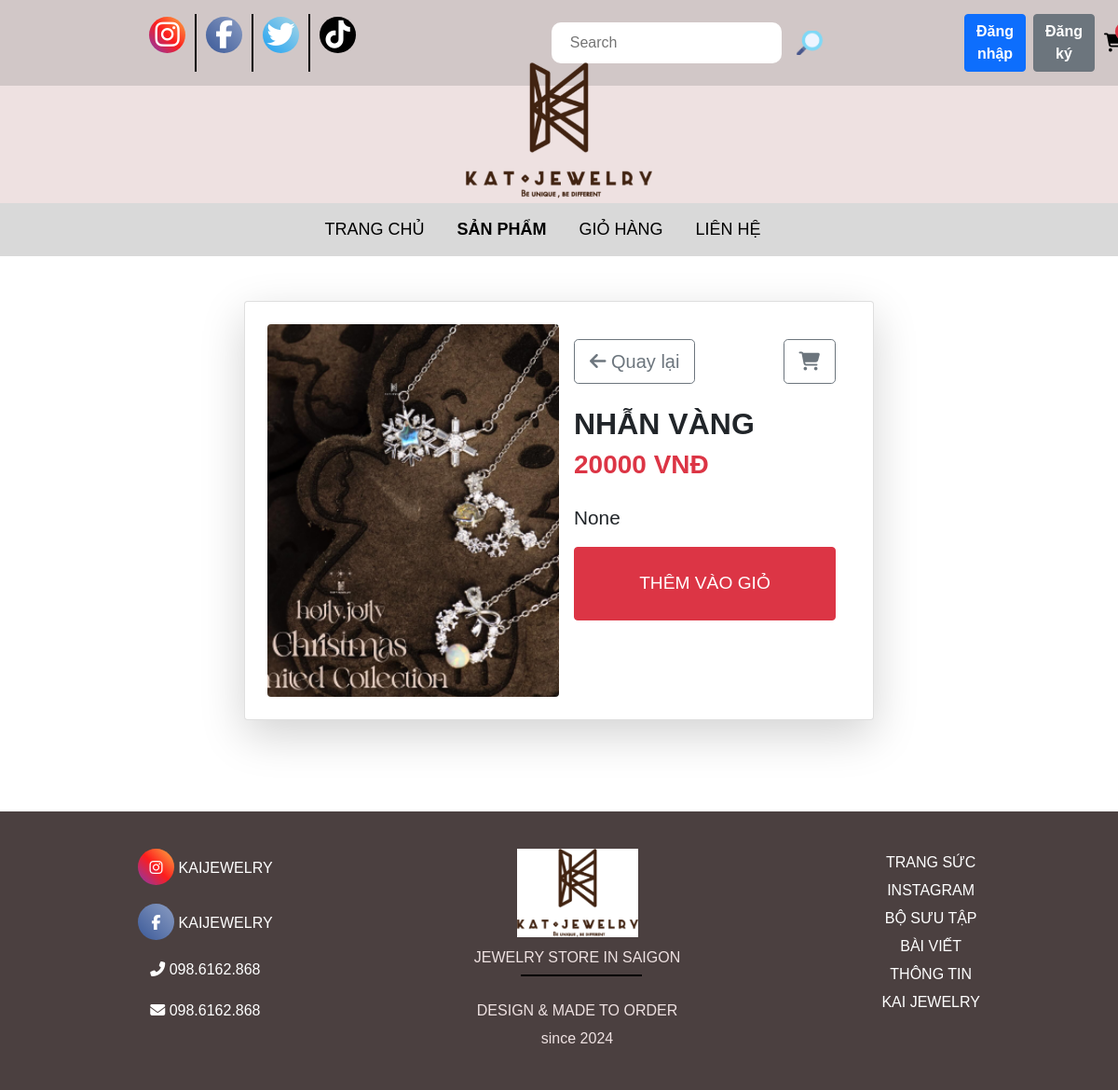
/detail/?id=1, run on the app's committed database.
### apps/models.py (models this page shows, shortened)
class Product(models.Model):
    category = models.ManyToManyField(Category, related_name='product')
    name = models.CharField(max_length=200, null=True)
    price = models.IntegerField()
    detail =models.TextField(null=True, blank = True)
    image = models.ImageField(null =True, blank = True)
    @property
    def ImageURL(self):
        try:
            url = self.image.url
        except:
            url = ''
        return url

### apps/views.py (the view)
# urls.py: path('detail/', views.detail, name='detail'),
def detail(request):
  if request.user.is_authenticated:
     customer = request.user
     order, created = Order.objects.get_or_create(customer = customer, complete = False)
     items = order.orderitem_set.all()
     cartItems = order.get_cart_items
     user_login = "show"
     user_not_login = "hidden"
  else:
     items = []
     order = {'get_cart_items' : 0 , 'get_cart_total':0}
     cartItems = order['get_cart_items']
     user_login = "hidden"
     user_not_login = "show"
  id =request.GET.get('id','')
  products =Product.objects.filter(id = id)
  context = {'items' :items,
             "order" : order,
             'user_login': user_login,
             'user_not_login':user_not_login,
             'cartItems':cartItems,
              'products':products
             }
  return render(request, 'detail.html', context)

### apps/templates/detail.html (shortened to what this page needs)
{%load static%}
<!DOCTYPE html>
<html lang="en">
  <head>
    <link rel="stylesheet" href="https://cdnjs.cloudflare.com/ajax/libs/font-awesome/6.7.2/css/all.min.css" />
    <link rel="stylesheet" href="{% static 'css/bootstrap.min.css' %}" />
    <link rel="stylesheet" href="{% static 'css/style.css' %}" />
    <link rel="stylesheet" href="{% static 'css/show_product.css' %}" />
  </head>
  <body>
    <div class="header">
      <div class="list-social">
        <div class="list__social inst">
          <a href=""><i class="fa-brands fa-instagram"></i></a>
        </div>
        <div class="list__social face">
          <a href=""><i class="fa-brands fa-facebook-f"></i></a>
        </div>
        <div class="list__social twit">
          <a href=""> <i class="fa-brands fa-twitter"></i></a>
        </div>
        <div class="list__social tikt">
          <a href=""><i class="fa-brands fa-tiktok"></i></a>
        </div>
      </div>
      <div class="support-bar">
        <form class="d-flex" role="search" method="POST" action="{%url 'search'%}">
          <input name="searched" placeholder="Search" class="search-input" />
          <button type="submit" class="btn btn-link p-0 border-0">
            <img src="{% static 'img/search.png' %}" alt="Search" class="img-fluid" />
          </button>
        </form>
        <div class="auth-container d-flex justify-content-between align-items-center">
          <div class="auth-buttons d-flex" style="visibility: {{ user_not_login }}">
            <a href="{%url 'login'%}"
              ><button class="btn btn-primary me-2"><b>Đăng nhập</b></button></a
            >
            <a href="{%url 'register'%}"
              ><button class="btn btn-secondary"><b>Đăng ký</b></button></a
            >
          </div>
        </div>
        <div class="form-inline my-2 my-lg-0 position-relative">
          <a id="cart-icon" href="{% url 'cart' %}" class="text-decoration-none">
            <i class="fa-solid fa-cart-shopping fa-lg"></i>
          </a>
          <span id="cart-total" class="position-absolute top-0 start-100 translate-middle badge rounded-pill bg-danger"> {{cartItems}} </span>
        </div>
      </div>
    </div>
    <div class="header-logo"><img src="{% static "img/logo.png" %}" alt="" /></div>
    <div class="hero">
      <div class="menu">
        <a href="{% url 'home' %}">
          <div class="menu-pages">TRANG CHỦ</div>
        </a>
        <a href="{% url 'product' %}">
          <div class="menu-pages menu-active">SẢN PHẨM</div>
        </a>
        <a href="{% url 'cart' %}">
          <div class="menu-pages">GIỎ HÀNG</div>
        </a>
        <a href="{% url 'contact' %}">
          <div class="menu-pages">LIÊN HỆ</div>
        </a>
      </div>
    </div>
    <div class="container-fluid mt-5 mb-5">
      <div class="row justify-content-center">
        {% for product in products %}
        <div class="col-lg-7 col-md-9 mb-5">
          <div class="card shadow-lg p-4">
            <div class="row g-0">
              <div class="col-md-6 text-center">
                <img class="img-fluid rounded" src="{{ product.ImageURL }}" alt="{{ product.name }}" style="max-width: 100%; height: 400px; object-fit: cover" />
              </div>
              <div class="col-md-6">
                <div class="card-body">
                  <div class="d-flex justify-content-between align-items-center mb-4">
                    <a href="{% url 'product' %}" class="btn btn-outline-secondary btn-lg"> <i class="fas fa-arrow-left"></i> Quay lại </a>
                    <a href="{% url 'cart' %}" class="btn btn-outline-secondary btn-lg">
                      <i class="fas fa-shopping-cart"></i>
                    </a>
                  </div>
                  <h2 class="card-title text-uppercase fw-bold">{{ product.name }}</h2>
                  <h3 class="text-danger fw-bold">{{ product.price }} VNĐ</h3>
                  <p class="card-text mt-4" style="font-size: 1.3rem">{{ product.detail }}</p>
                  <button data-product="{{ product.id }}" data-action="add" class="btn btn-danger text-uppercase w-100 py-4 update-cart" style="font-size: 1.2rem">Thêm vào giỏ</button>
                </div>
              </div>
            </div>
          </div>
        </div>
        {% endfor %}
      </div>
    </div>
    <div class="footer">
      <div class="footer-box">
        <a class="footer-box-left" href="">
          <i class="fa-brands fa-instagram"></i>
          <span>KAIJEWELRY</span>
        </a>
        <a class="footer-box-left" href="">
          <i class="fa-brands fa-facebook-f"></i>
          <span>KAIJEWELRY</span>
        </a>
        <a class="footer-box-left" href="">
          <i class="fa-solid fa-phone-flip"></i>
          <span>098.6162.868</span>
        </a>
        <a class="footer-box-left" href="">
          <i class="fa-solid fa-envelope"></i>
          <span>098.6162.868</span>
        </a>
      </div>
      <div class="footer-box">
        <div class="footer-box-icon"><img src="{% static 'img/logo.png' %}" alt="" /></div>
        <div class="footer-box-desc">JEWELRY STORE IN SAIGON</div>
        <div class="footer-desc">DESIGN & MADE TO ORDER</div>
        <div class="footer-desc">since 2024</div>
      </div>
      <div class="footer-box">
        <a href=""><div class="footer-desc">TRANG SỨC</div></a>
        <a href=""><div class="footer-desc">INSTAGRAM</div></a>
        <a href=""><div class="footer-desc">BỘ SƯU TẬP</div></a>
        <a href=""><div class="footer-desc">BÀI VIẾT</div></a>
        <a href=""><div class="footer-desc">THÔNG TIN</div></a>
        <a href=""><div class="footer-desc">KAI JEWELRY</div></a>
      </div>
    </div>
  </body>
</html>

### apps/static/css/style.css (style rules this page uses)
* { margin: 0; padding: 0; box-sizing: border-box; font-family: Arial, Helvetica, sans-serif; }
a { color: black; text-decoration: unset; }
.header { background: #d1c7c7; display: flex; justify-content: space-between; }
.list-social, .support-bar { display: flex; justify-content: space-between; padding: 15px 150px; min-width: 400px; }
.list__social:last-child { border-right: none; }
.list__social { border-right: 2px solid black; font-size: 30px; padding: 0 10px; }
.support-bar img { width: 30px; margin: 0 15px; }
.fa-brands { border-radius: 50%; display: inline-flex; justify-content: center; align-items: center; color: white; width: 39px; height: 39px; text-align: center; }
.fa-instagram { background: linear-gradient(45deg, #833ab4, #fd1d1d, #fcb045); }
.fa-facebook-f { background: linear-gradient(45deg, #3b5998, #8b9dc3); }
.fa-twitter { background: linear-gradient(45deg, #1da1f2, #a9d6e5); }
.fa-tiktok { background: linear-gradient(45deg, #000, #010101); }
.support-bar { display: flex; align-items: center; gap: 10px; }
.support-bar .search-input { padding: 10px 20px; outline: none; border: none; border-radius: 10px; }
#cart-icon { width: 50px; }
.header-logo { background: #eee1e1; text-align: center; padding: 5px; }
.header-logo img { margin-top: -30px; width: 200px; }
.menu { display: flex; justify-content: center; background: #d9d9d9; padding: 15px; }
.menu-pages { margin-right: 35px; font-size: 18px; }
.menu-active, .product-item-active { font-weight: bold; }
.footer { margin-top: 50px; display: flex; justify-content: space-around; background: #4b4040; color: #eee1e1; padding: 40px; }
.footer span, .footer a { color: #ffffff; }
.footer-box { margin: 0 30px; text-align: center; }
.footer-box:last-child { border: none; }
.footer-box:last-child::before { display: none; }
.footer-box-left { display: block; margin-bottom: 20px; }
.footer-box-icon img { width: 130px; background: white; margin-bottom: 10px; }
.footer-box-desc { position: relative; margin-bottom: 30px; }
.footer-box-desc::before { content: ""; position: absolute; top: 30px; left: 50px; width: 130px; height: 2px; background: #000; }
.footer-box .footer-desc { line-height: 30px; }

### data on the page
Product: ImageURL (picture), name "NHẪN VÀNG", price "20000", detail "None"
